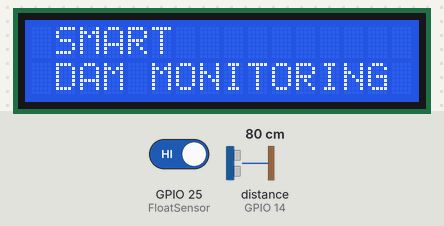
Bench run of a sketch on a simulated ESP32. On the bench: 16×2 character LCD. Wiring (inferred from the names in the program): ultrasonic range finder: trigger GPIO 27; echo GPIO 14. The inputs (shaded band) are chosen by the test bench; at power-on: GPIO 25 (FloatSensor) HIGH, distance to the obstacle (sensor on GPIO 14) 80 cm. The echo pulse lasts 58.3 µs per cm; the modem accepts every AT command (registered, SIM ready, sends succeed) and sends nothing else; what the sketch prints to the serial monitor is not drawn.

Above: at 2.2 s.
6.4 s: GPIO 25 (FloatSensor) driven LOW
At 20.1 s:
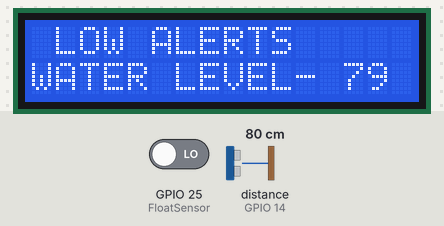
20.9 s: GPIO 25 (FloatSensor) driven HIGH
At 36.2 s:
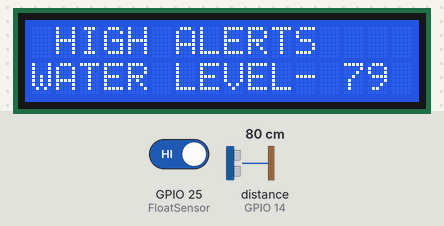
42.9 s: distance to the obstacle (sensor on GPIO 14) set to 2 cm
At 44.3 s:
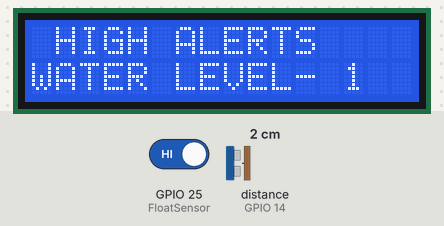
64.9 s: distance to the obstacle (sensor on GPIO 14) set to 4 cm
At 66.0 s:
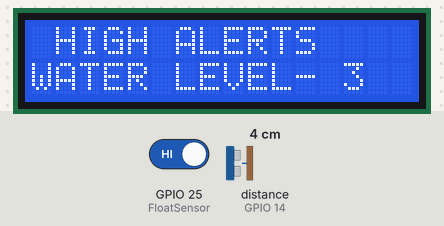
Timing chart, 0 to 67.9 s (numbered marks = the images above; inputs shaded):
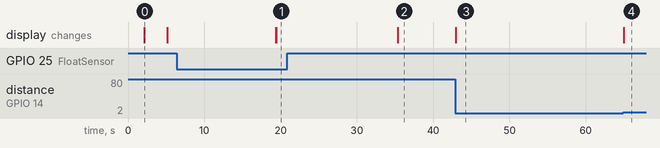

Measured:
- after the input at 6.4 s, the display: first differs from a run without the input after 13.0 s (image 1)
- after the input at 20.9 s, the display: changes after 14.4 s (image 2)
- after the input at 42.9 s, the display: changes at once (image 3)
- after the input at 64.9 s, the display: changes after 0.07 s (image 4)
- what the display in image 0 shows lasts 3.0 s, from 2.1 s to 5.1 s

The sketch:

ESP32_Ultersonic_Float_Sensor_GSM_Dam_Monitoring.ino
```cpp
#include <WiFi.h>
#include <LiquidCrystal_I2C.h>
#include <Wire.h>
#include <HardwareSerial.h>

HardwareSerial gsmSerial(2);

LiquidCrystal_I2C lcd(0x27, 16, 2);

const int FloatSensor = 25;
int buttonState = 1;
const int trigPin1 = 27;
const int echoPin1 = 14;

const String alertNumber = "+9199756174xx";
const String rescueNumber = "+9199756174xx";

unsigned long startMillis;
unsigned long currentMillis;
const unsigned long period = 10000;
long duration1;
int distance1;

bool alertSent_FloatSensor = false;
bool alertSent_Distance = false;

void setup() {
  Serial.begin(9600);
  gsmSerial.begin(9600, SERIAL_8N1, 16, 17);
  Wire.begin();
  pinMode(FloatSensor, INPUT_PULLUP);

  lcd.init();
  lcd.backlight();
  lcd.setCursor(0, 0);
  lcd.print(" WELCOME TO");
  lcd.setCursor(0, 1);
  lcd.print(" OUR PROJECTS");
  delay(2000);
  lcd.clear();
  lcd.setCursor(0, 0);
  lcd.print(" SMART");
  lcd.setCursor(0, 1);
  lcd.print(" DAM MONITORING");
  delay(3000);
  lcd.clear();
  pinMode(trigPin1, OUTPUT);
  pinMode(echoPin1, INPUT);
  startMillis = millis();
}

void loop() {

  digitalWrite(trigPin1, LOW);
  delayMicroseconds(2);
  digitalWrite(trigPin1, HIGH);
  delayMicroseconds(10);
  digitalWrite(trigPin1, LOW);
  duration1 = pulseIn(echoPin1, HIGH);
  distance1 = duration1 * 0.034 / 2;
  Serial.print("Distance: ");
  Serial.println(distance1);

  buttonState = digitalRead(FloatSensor);

  if (buttonState == HIGH) {
    if (!alertSent_FloatSensor) {
      Serial.println("WATER LEVEL - HIGH");
      sendMessage(alertNumber, "Flood Alert! Water level has crossed the danger limit.");
      sendMessage(rescueNumber, "URGENT RESCUE ALERT: Water level at the dam is critical. Immediate assistance required.");
      alertSent_FloatSensor = true;
    }

    lcd.clear();
    lcd.setCursor(0, 0);
    lcd.print(" HIGH ALERTS");
    lcd.setCursor(0, 1);
    lcd.print("WATER LEVEL-");
    lcd.setCursor(13, 1);
    lcd.print(distance1);
  } else {
    alertSent_FloatSensor = false;

    Serial.println("WATER LEVEL - LOW");
    lcd.clear();
    lcd.setCursor(0, 0);
    lcd.print(" LOW ALERTS");
    lcd.setCursor(0, 1);
    lcd.print("WATER LEVEL-");
    lcd.setCursor(13, 1);
    lcd.print(distance1);
    delay(300);
  }

  if (distance1 < 10) {
    if (!alertSent_Distance) {
      sendMessage(alertNumber, "Flood Alert! Water level has crossed the 10% danger limit.");
      sendMessage(rescueNumber, "RESCUE TEAM: Water level is critically high (10% over threshold). Prepare for deployment.");
      alertSent_Distance = true;
    }
  } else {
    alertSent_Distance = false;
  }
}

void sendMessage(String phoneNumber, String message) {
  Serial.print("Attempting to send SMS to ");
  Serial.println(phoneNumber);
  gsmSerial.println("AT+CMGF=1");
  delay(1000);
  gsmSerial.print("AT+CMGS=\"");
  gsmSerial.print(phoneNumber);
  gsmSerial.println("\"");
  delay(1000);
  gsmSerial.println(message);
  delay(100);
  gsmSerial.write((char)26);
  delay(5000);
  Serial.println("SMS command sequence sent.");
}
```
